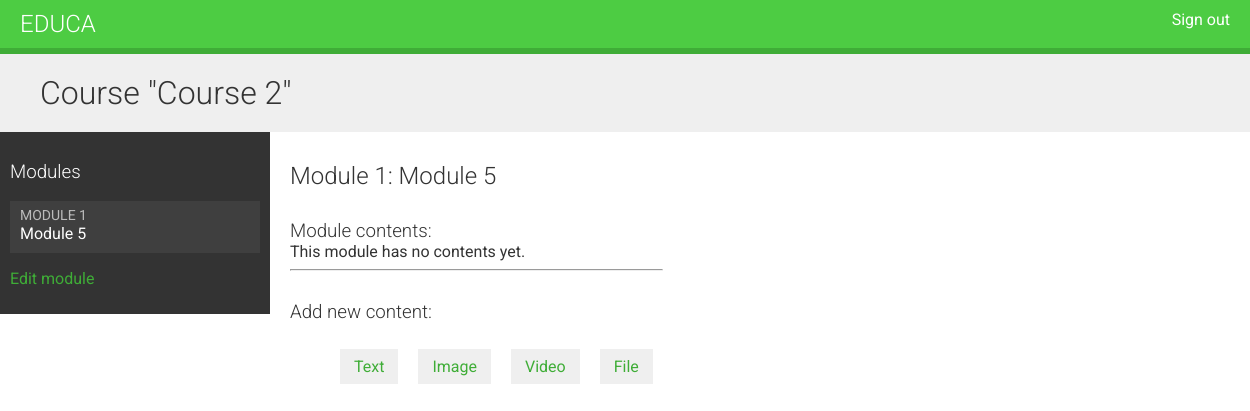
The page /course/module/5/ (signed in) on the database as committed earlier.
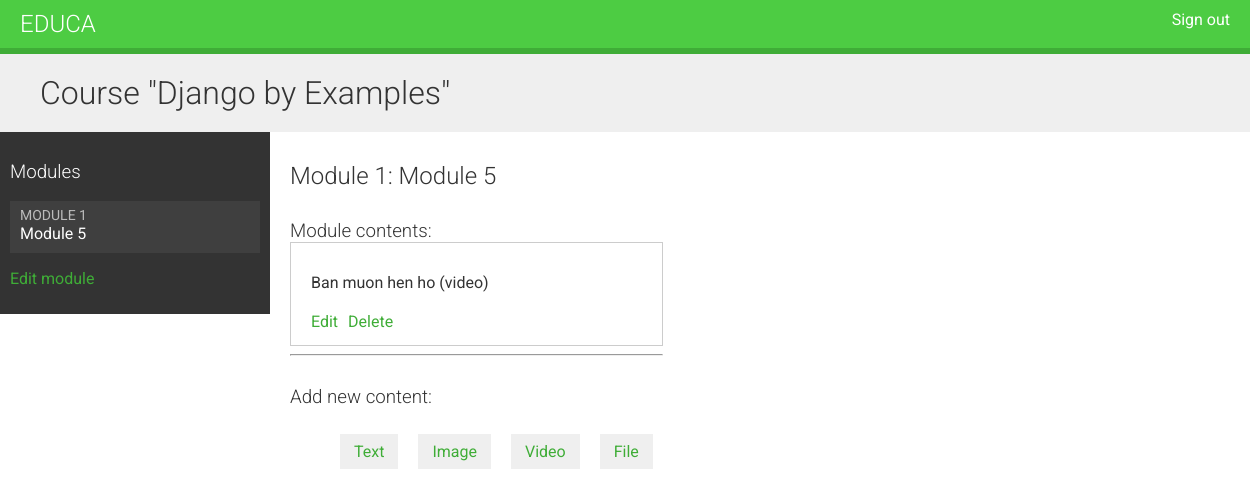
The same page on the database as committed later.
### courses/models.py (models this page shows, shortened)
class Course(models.Model):
    owner = models.ForeignKey(User, related_name='courses_created')
    subject = models.ForeignKey(Subject, related_name='courses')
    title = models.CharField(max_length=200)
    slug = models.SlugField(max_length=200, unique=True)
    overview = models.TextField()
    created = models.DateTimeField(auto_now_add=True)
    students = models.ManyToManyField(
        User, related_name='courses_joined', blank=True)
    class Meta:
        ordering = ('-created', )

class Module(models.Model):
    course = models.ForeignKey(Course, related_name='modules')
    title = models.CharField(max_length=200)
    description = models.TextField(blank=True)
    order = OrderField(blank=True, for_fields=['course'])
    class Meta:
        ordering = ['order']

class Content(models.Model):
    module = models.ForeignKey(Module, related_name='contents')
    order = OrderField(blank=True, for_fields=['module'])
    content_type = models.ForeignKey(
        ContentType,
        limit_choices_to={'model__in': ('text', 'video', 'image', 'file')})
    object_id = models.PositiveIntegerField()
    item = GenericForeignKey('content_type', 'object_id')
    class Meta:
        ordering = ['order']

class ItemBase(models.Model):
    owner = models.ForeignKey(User, related_name='%(class)s_related')
    title = models.CharField(max_length=250)
    created = models.DateTimeField(auto_now_add=True)
    updated = models.DateTimeField(auto_now=True)
    class Meta:
        abstract = True
    def __str__(self):
        return self.title

class Video(ItemBase):
    url = models.URLField()

### courses/views.py (the view)
class ModuleContentListView(TemplateResponseMixin, View):
    template_name = 'courses/manage/module/content_list.html'
    def get(self, request, module_id):
        module = get_object_or_404(
            Module, id=module_id, course__owner=request.user)
        return self.render_to_response({'module': module})

### courses/templatetags/course.py (called while the page is built)
@register.filter
def model_name(obj):
    try:
        return obj._meta.model_name
    except AttributeError:
        return None

### courses/templates/courses/manage/module/content_list.html (shortened to what this page needs)
{% extends "base.html" %}
{% load course %}
{% block content %}
    {% with course=module.course %}
        <h1>Course "{{ course.title }}"</h1>
        <div class="contents">
            <h3>Modules</h3>
            <ul id="modules">
                {% for m in course.modules.all  %}
                    <li data-id="{{ m.id }}" {% if m == module %} class="selected" {% endif %}>
                        <a href="{% url "module_content_list" m.id %}">
                            <span>
                                Module <span class="order">{{ m.order|add:1 }}</span>
                            </span>
                            <br>
                            {{ m.title }}
                        </a>
                    </li>
                {% empty %}
                    <li>No modules yet.</li>
                {% endfor %}
            </ul>
            <p>
                <a href="{% url "course_module_update" course.id %}">
                    Edit module
                </a>
            </p>
        </div>
        <div class="module">
            <h2>Module {{ module.order|add:1 }}: {{ module.title }}</h2>
            <h3>Module contents:</h3>
            <div id="module-contents">
                {% for content in module.contents.all  %}
                    <div data-id="{{ content.id }}">
                        {% with item=content.item %}
                            <p>{{ item }} ({{ item|model_name }})</p>
                            <a href="{% url "module_content_update" module.id item|model_name item.id %}">Edit</a>
                            <form action="{% url "module_content_delete" content.id %}" method="POST">
                                <input type="submit" name="" value="Delete">
                            </form>
                        {% endwith %}
                    </div>
                {% empty %}
                    This module has no contents yet.
                {% endfor %}
            </div>
            <hr>
            <h3>Add new content:</h3>
            <ul class="content-types">
                <li><a href="{% url "module_content_create" module.id "text" %}">Text</a></li>
                <li><a href="{% url "module_content_create" module.id "image" %}">Image</a></li>
                <li><a href="{% url "module_content_create" module.id "video" %}">Video</a></li>
                <li><a href="{% url "module_content_create" module.id "file" %}">File</a></li>
            </ul>
        </div>
    {% endwith %}
{% endblock content %}

Rows that differ between the two databases and show on the page:
changed Course: title "Course 2" → "Django by Examples"
added Content: item "Ban muon hen ho", item|model_name "video"
Other text that changed with them:
text no longer shown: "This module has no contents yet."
